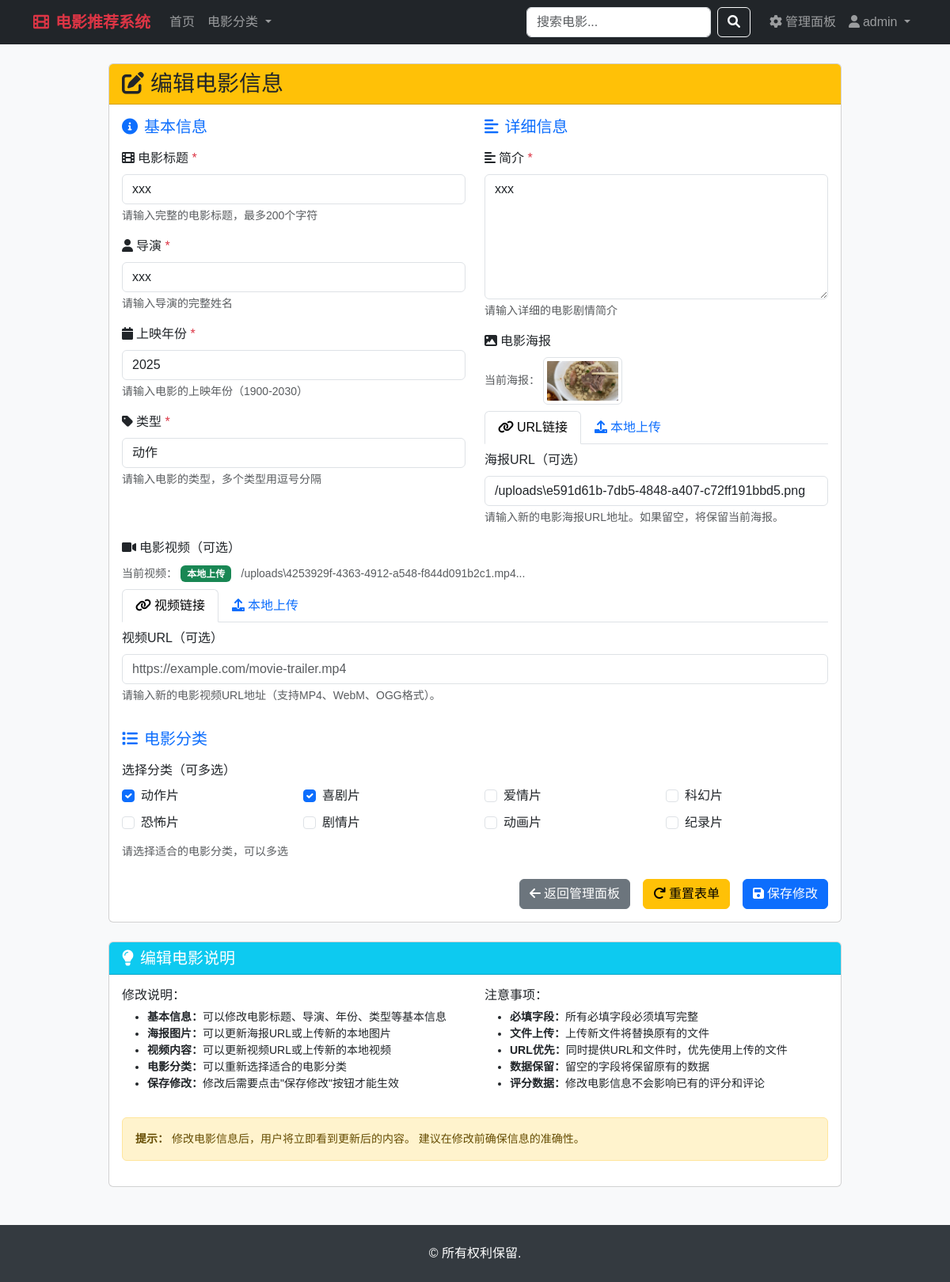
Screenshot of /admin/edit_movie/6 (signed in) with the database file from the repository.
### tables this page shows
CREATE TABLE movies (
                id INTEGER PRIMARY KEY AUTOINCREMENT,
                title VARCHAR(200) NOT NULL,
                director VARCHAR(100),
                year INTEGER,
                genre VARCHAR(100),
                description TEXT,
                image_url VARCHAR(500),
                rating FLOAT DEFAULT 0.0,
                created_at TIMESTAMP DEFAULT CURRENT_TIMESTAMP
            , video_url VARCHAR(500), video_type VARCHAR(20) DEFAULT 'external');

CREATE TABLE categories (
                id INTEGER PRIMARY KEY AUTOINCREMENT,
                name VARCHAR(50) UNIQUE NOT NULL
            );

### app.py (the view)
@app.route('/admin/edit_movie/<int:movie_id>', methods=['GET'])
def admin_edit_movie(movie_id):
    if not check_login() or not check_admin():
        return redirect(url_for('login'))
    movie = execute_db_query(
        "SELECT * FROM movies WHERE id = ?",
        (movie_id,),
        fetch_one=True
    )
    if not movie:
        return "电影不存在", 404
    movie_categories = execute_db_query(
        "SELECT category_id FROM movie_categories WHERE movie_id = ?",
        (movie_id,),
        fetch_all=True
    )
    categories = execute_db_query("SELECT * FROM categories", fetch_all=True)
    selected_categories = [cat['category_id'] for cat in movie_categories]
    return render_template('admin_edit_movie.html',
                         movie=movie,
                         categories=categories,
                         selected_categories=selected_categories,
                         user=session)

### app.py (called while the page is built, shortened)
def get_db_connection():
    conn = sqlite3.connect(DATABASE)
    conn.row_factory = sqlite3.Row  # 使结果可以通过列名访问
    return conn

def execute_db_query(query, params=None, fetch_one=False, fetch_all=False, commit=False):
    conn = None
    try:
        conn = get_db_connection()
        cursor = conn.cursor()
        if params:
            cursor.execute(query, params)
        else:
            cursor.execute(query)
        if commit:
            conn.commit()
        if fetch_one:
            result = cursor.fetchone()
            return dict(result) if result else None
        elif fetch_all:
            results = cursor.fetchall()
            return [dict(row) for row in results]
        return cursor.lastrowid if cursor.lastrowid else True
    finally:
        if conn:
            conn.close()

def check_login():
    return 'user_id' in session

def check_admin():
    if not check_login():
        return False
    return session.get('role') == 'admin'

### templates/admin_edit_movie.html (shortened to what this page needs)
{% extends "base.html" %}
{% block content %}
<div class="row justify-content-center">
    <div class="col-md-10">
        <div class="card">
            <div class="card-header bg-warning text-dark">
                <h3 class="mb-0"><i class="fas fa-edit me-2"></i>编辑电影信息</h3>
            </div>
            <div class="card-body">
                <form action="{{ url_for('admin_edit_movie_submit', movie_id=movie.id) }}" method="post" enctype="multipart/form-data">
                    <div class="row">
                        <div class="col-md-6">
                            <h5 class="mb-3 text-primary"><i class="fas fa-info-circle me-2"></i>基本信息</h5>
                            <div class="mb-3">
                                <label for="title" class="form-label">
                                    <i class="fas fa-film me-1"></i>电影标题
                                    <span class="text-danger">*</span>
                                </label>
                                <input type="text" class="form-control" id="title" name="title"
                                       value="{{ movie.title }}" placeholder="请输入电影标题" required maxlength="200">
                                <div class="form-text">请输入完整的电影标题，最多200个字符</div>
                            </div>
                            <div class="mb-3">
                                <label for="director" class="form-label">
                                    <i class="fas fa-user me-1"></i>导演
                                    <span class="text-danger">*</span>
                                </label>
                                <input type="text" class="form-control" id="director" name="director"
                                       value="{{ movie.director }}" placeholder="请输入导演姓名" required maxlength="100">
                                <div class="form-text">请输入导演的完整姓名</div>
                            </div>
                            <div class="mb-3">
                                <label for="year" class="form-label">
                                    <i class="fas fa-calendar me-1"></i>上映年份
                                    <span class="text-danger">*</span>
                                </label>
                                <input type="number" class="form-control" id="year" name="year"
                                       value="{{ movie.year }}" min="1900" max="2030" required>
                                <div class="form-text">请输入电影的上映年份（1900-2030）</div>
                            </div>
                            <div class="mb-3">
                                <label for="genre" class="form-label">
                                    <i class="fas fa-tag me-1"></i>类型
                                    <span class="text-danger">*</span>
                                </label>
                                <input type="text" class="form-control" id="genre" name="genre"
                                       value="{{ movie.genre }}" placeholder="例如: 动作, 剧情, 喜剧" required maxlength="100">
                                <div class="form-text">请输入电影的类型，多个类型用逗号分隔</div>
                            </div>
                        </div>
                        <div class="col-md-6">
                            <h5 class="mb-3 text-primary"><i class="fas fa-align-left me-2"></i>详细信息</h5>
                            <div class="mb-3">
                                <label for="description" class="form-label">
                                    <i class="fas fa-align-left me-1"></i>简介
                                    <span class="text-danger">*</span>
                                </label>
                                <textarea class="form-control" id="description" name="description"
                                          rows="6" placeholder="请输入电影简介..." required>{{ movie.description }}</textarea>
                                <div class="form-text">请输入详细的电影剧情简介</div>
                            </div>
                            <div class="mb-3">
                                <label class="form-label">
                                    <i class="fas fa-image me-1"></i>电影海报
                                </label>
                                {% if movie.image_url %}
                                <div class="mb-2">
                                    <small class="text-muted">当前海报：</small>
                                    <img src="{{ movie.image_url }}"
                                         alt="{{ movie.title }}"
                                         class="img-thumbnail"
                                         style="max-width: 100px; max-height: 150px;"
                                         onerror="this.style.display='none'">
                                </div>
                                {% endif %}
                                <ul class="nav nav-tabs" id="posterTab" role="tablist">
                                    <li class="nav-item" role="presentation">
                                        <button class="nav-link active" id="url-tab" data-bs-toggle="tab"
                                                data-bs-target="#url" type="button" role="tab"
                                                aria-controls="url" aria-selected="true">
                                            <i class="fas fa-link me-1"></i>URL链接
                                        </button>
                                    </li>
                                    <li class="nav-item" role="presentation">
                                        <button class="nav-link" id="upload-tab" data-bs-toggle="tab"
                                                data-bs-target="#upload" type="button" role="tab"
                                                aria-controls="upload" aria-selected="false">
                                            <i class="fas fa-upload me-1"></i>本地上传
                                        </button>
                                    </li>
                                </ul>
                                <div class="tab-content mt-2" id="posterTabContent">
                                    <div class="tab-pane fade show active" id="url" role="tabpanel" aria-labelledby="url-tab">
                                        <div class="mb-3">
                                            <label for="image_url" class="form-label">海报URL（可选）</label>
                                            <input type="url" class="form-control" id="image_url" name="image_url"
                                                   value="{{ movie.image_url if movie.image_url and not movie.image_url.startswith('/uploads/') else '' }}"
                                                   placeholder="https://example.com/movie-poster.jpg">
                                            <div class="form-text">
                                                请输入新的电影海报URL地址。如果留空，将保留当前海报。
                                            </div>
                                        </div>
                                    </div>
                                </div>
                            </div>
                        </div>
                        <div class="mb-3">
                            <label class="form-label">
                                <i class="fas fa-video me-1"></i>电影视频（可选）
                            </label>
                            {% if movie.video_url %}
                            <div class="mb-2">
                                <small class="text-muted">当前视频：</small>
                                <span class="badge {% if movie.video_type == 'upload' %}bg-success{% else %}bg-info{% endif %}">
                                    {{ '本地上传' if movie.video_type == 'upload' else '外部链接' }}
                                </span>
                                <small class="text-muted ms-2">{{ movie.video_url[:50] }}...</small>
                            </div>
                            {% endif %}
                            <ul class="nav nav-tabs" id="videoTab" role="tablist">
                                <li class="nav-item" role="presentation">
                                    <button class="nav-link active" id="video-url-tab" data-bs-toggle="tab"
                                            data-bs-target="#video-url" type="button" role="tab"
                                            aria-controls="video-url" aria-selected="true">
                                        <i class="fas fa-link me-1"></i>视频链接
                                    </button>
                                </li>
                                <li class="nav-item" role="presentation">
                                    <button class="nav-link" id="video-upload-tab" data-bs-toggle="tab"
                                            data-bs-target="#video-upload" type="button" role="tab"
                                            aria-controls="video-upload" aria-selected="false">
                                        <i class="fas fa-upload me-1"></i>本地上传
                                    </button>
                                </li>
                            </ul>
                            <div class="tab-content mt-2" id="videoTabContent">
                                <div class="tab-pane fade show active" id="video-url" role="tabpanel" aria-labelledby="video-url-tab">
                                    <div class="mb-3">
                                        <label for="video_url" class="form-label">视频URL（可选）</label>
                                        <input type="url" class="form-control" id="video_url" name="video_url"
                                               value="{{ movie.video_url if movie.video_url and movie.video_type == 'external' else '' }}"
                                               placeholder="https://example.com/movie-trailer.mp4">
                                        <div class="form-text">
                                            请输入新的电影视频URL地址（支持MP4、WebM、OGG格式）。
                                        </div>
                                    </div>
                                </div>
                            </div>
                        </div>
                    </div>
                    <div class="mb-4">
                        <h5 class="mb-3 text-primary"><i class="fas fa-list me-2"></i>电影分类</h5>
                        <label class="form-label">选择分类（可多选）</label>
                        <div class="row">
                            {% for category in categories %}
                            <div class="col-md-3 mb-2">
                                <div class="form-check">
                                    <input class="form-check-input" type="checkbox" value="{{ category.id }}"
                                           id="category_{{ category.id }}" name="categories"
                                           {% if category.id in selected_categories %}checked{% endif %}>
                                    <label class="form-check-label" for="category_{{ category.id }}">
                                        {{ category.name }}
                                    </label>
                                </div>
                            </div>
                            {% endfor %}
                        </div>
                        <div class="form-text">请选择适合的电影分类，可以多选</div>
                    </div>
                    <div class="d-grid gap-2 d-md-flex justify-content-md-end">
                        <a href="{{ url_for('admin_panel') }}" class="btn btn-secondary me-md-2">
                            <i class="fas fa-arrow-left me-1"></i>返回管理面板
                        </a>
                        <button type="reset" class="btn btn-warning me-md-2">
                            <i class="fas fa-redo me-1"></i>重置表单
                        </button>
                        <button type="submit" class="btn btn-primary">
                            <i class="fas fa-save me-1"></i>保存修改
                        </button>
                    </div>
                </form>
            </div>
        </div>
        <div class="card mt-4">
            <div class="card-header bg-info text-white">
                <h5 class="mb-0"><i class="fas fa-lightbulb me-2"></i>编辑电影说明</h5>
            </div>
            <div class="card-body">
                <div class="row">
                    <div class="col-md-6">
                        <h6>修改说明：</h6>
                        <ul class="small">
                            <li><strong>基本信息：</strong>可以修改电影标题、导演、年份、类型等基本信息</li>
                            <li><strong>海报图片：</strong>可以更新海报URL或上传新的本地图片</li>
                            <li><strong>视频内容：</strong>可以更新视频URL或上传新的本地视频</li>
                            <li><strong>电影分类：</strong>可以重新选择适合的电影分类</li>
                            <li><strong>保存修改：</strong>修改后需要点击"保存修改"按钮才能生效</li>
                        </ul>
                    </div>
                    <div class="col-md-6">
                        <h6>注意事项：</h6>
                        <ul class="small">
                            <li><strong>必填字段：</strong>所有必填字段必须填写完整</li>
                            <li><strong>文件上传：</strong>上传新文件将替换原有的文件</li>
                            <li><strong>URL优先：</strong>同时提供URL和文件时，优先使用上传的文件</li>
                            <li><strong>数据保留：</strong>留空的字段将保留原有的数据</li>
                            <li><strong>评分数据：</strong>修改电影信息不会影响已有的评分和评论</li>
                        </ul>
                    </div>
                </div>
                <div class="alert alert-warning mt-3 small">
                    <strong>提示：</strong> 修改电影信息后，用户将立即看到更新后的内容。
                    建议在修改前确保信息的准确性。
                </div>
            </div>
        </div>
    </div>
</div>
{% endblock %}

### templates/base.html (style rules this page uses)
body { background-color: #f8f9fa; font-family: 'Microsoft YaHei', sans-serif; }

### rows the page displays
movies: title "xxx", director "xxx", year "2025", genre "动作", description "xxx", image_url "/uploads\\e591d61b-7db5-4848-a407-c72ff191bbd5.png", video_type "本地上传", video_url "/uploads\\4253929f-4363-4912-a548-f844d091b2c1.mp4"
categories: categories "☑", name "动作片"
categories: categories "☑", name "喜剧片"
categories: name "爱情片"
categories: name "科幻片"
categories: name "恐怖片"
categories: name "剧情片"
categories: name "动画片"
categories: name "纪录片"

### other values shown
{{ user.username }} "admin"
